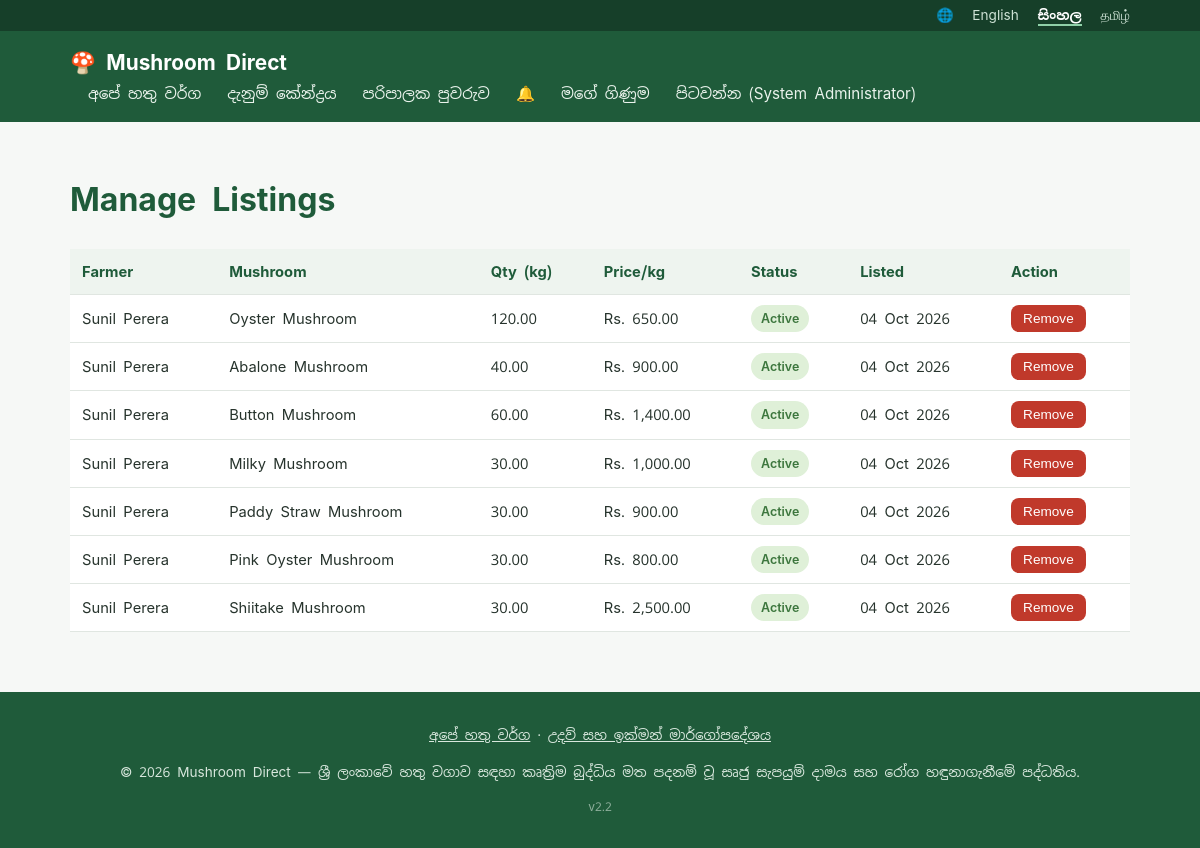
The page /admin/listings.php?lang=si (signed in) on the database its author committed.
### tables this page shows
CREATE TABLE listings (
  id INT AUTO_INCREMENT PRIMARY KEY,
  farmer_id INT NOT NULL,
  mushroom_type_id INT NULL,
  mushroom_type VARCHAR(100) NOT NULL,
  description TEXT,
  quantity_kg DECIMAL(10,2) NOT NULL,
  price_per_kg DECIMAL(10,2) NOT NULL,
  harvest_date DATE NULL,
  location VARCHAR(100) NULL COMMENT 'District / town of the farm (FR-MKT.3 filter)',
  image VARCHAR(255),
  status ENUM('active','sold_out','removed') NOT NULL DEFAULT 'active',
  created_at TIMESTAMP DEFAULT CURRENT_TIMESTAMP,
  FOREIGN KEY (farmer_id) REFERENCES users(id) ON DELETE CASCADE,
  FOREIGN KEY (mushroom_type_id) REFERENCES mushroom_types(id) ON DELETE SET NULL
);

CREATE TABLE users (
  id INT AUTO_INCREMENT PRIMARY KEY,
  role ENUM('farmer','buyer','admin','expert') NOT NULL,
  full_name VARCHAR(150) NOT NULL,
  email VARCHAR(150) NOT NULL UNIQUE,
  phone VARCHAR(20),
  password_hash VARCHAR(255) NOT NULL,
  business_name VARCHAR(150) NULL COMMENT 'Farm name (farmer) or Hotel/Restaurant name (buyer)',
  address VARCHAR(255),
  profile_image VARCHAR(255),
  is_verified TINYINT(1) NOT NULL DEFAULT 0,
  otp_code VARCHAR(255) NULL COMMENT 'Hashed one-time verification code (FR-AUTH.2)',
  otp_expires_at DATETIME NULL,
  reset_token VARCHAR(255) NULL COMMENT 'Hashed password-reset token (FR-AUTH.4)',
  reset_expires_at DATETIME NULL,
  status ENUM('active','suspended') NOT NULL DEFAULT 'active',
  created_at TIMESTAMP DEFAULT CURRENT_TIMESTAMP
);

### includes/functions.php (called while the page is built, shortened)
<?php
function e($value) {
    return htmlspecialchars((string) $value, ENT_QUOTES, 'UTF-8');
}
function format_money($amount) {
    return 'Rs. ' . number_format((float) $amount, 2);
}
function format_date($date) {
    return date('d M Y', strtotime($date));
}

### admin/listings.php (the view, shortened to what this page needs)
<?php
require_once __DIR__ . '/../includes/bootstrap.php';
$stmt = $pdo->query(
    "SELECT l.*, u.full_name AS farmer_name FROM listings l JOIN users u ON u.id = l.farmer_id
     WHERE l.status != 'removed' ORDER BY l.created_at DESC"
);
$listings = $stmt->fetchAll();
include __DIR__ . '/../includes/header.php';
?>
<h1>Manage Listings</h1>
<table class="data-table">
  <tr><th>Farmer</th><th>Mushroom</th><th>Qty (kg)</th><th>Price/kg</th><th>Status</th><th>Listed</th><th>Action</th></tr>
  <?php foreach ($listings as $l): ?>
    <tr>
      <td><?= e($l['farmer_name']) ?></td>
      <td><?= e($l['mushroom_type']) ?></td>
      <td><?= e($l['quantity_kg']) ?></td>
      <td><?= format_money($l['price_per_kg']) ?></td>
      <td><span class="badge badge-<?= e($l['status']) ?>"><?= e(ucfirst(str_replace('_',' ',$l['status']))) ?></span></td>
      <td><?= format_date($l['created_at']) ?></td>
      <td>
        <form method="post" style="display:inline">
          <button type="submit" class="btn btn-small btn-danger" onclick="return confirm('Remove this listing for policy violation?')">Remove</button>
        </form>
      </td>
    </tr>
  <?php endforeach; ?>
</table>
<?php include __DIR__ . '/../includes/footer.php'; ?>

### assets/css/style.css (style rules this page uses)
:root { --green: #2e7d53; --green-dark: #1f5b3a; --navy: #1f4e5f; --bg: #f6f8f6; --card: #ffffff; --text: #26332c; --muted: #6b7a70; --border: #e0e6e1; --danger: #c0392b; --radius: 10px; }
* { box-sizing: border-box; }
body { margin: 0; font-family: -apple-system, "Segoe UI", Roboto, Arial, sans-serif; background: var(--bg); color: var(--text); line-height: 1.5; }
h1, h2, h3 { color: var(--green-dark); }
.btn { display: inline-block; background: var(--green); color: #fff; border: none; padding: 10px 18px; border-radius: 8px; font-size: 0.95rem; cursor: pointer; text-decoration: none; margin-top: 16px; }
.btn-danger { background: var(--danger); }
.btn-small { padding: 6px 12px; font-size: 0.85rem; margin-top: 0; }
table.data-table { width: 100%; border-collapse: collapse; background: var(--card); }
table.data-table th, table.data-table td { padding: 10px 12px; text-align: left; border-bottom: 1px solid var(--border); font-size: 0.92rem; }
table.data-table th { background: #eef4ef; color: var(--green-dark); }
.badge { display: inline-block; padding: 3px 10px; border-radius: 999px; font-size: 0.78rem; font-weight: 600; }
.badge-active { background: #dff0d8; color: #3c763d; }
body.lang-si { font-family: "Noto Sans Sinhala", "Iskoola Pota", "Nirmala UI", -apple-system, "Segoe UI", Arial, sans-serif; }
body.lang-si, body.lang-ta { line-height: 1.7; }

### rows shown on the page
listings: farmer.full_name "Sunil Perera", mushroom_type "Oyster Mushroom", quantity_kg "120.00", price_per_kg "Rs. 650.00", status "Active", created_at "04 Oct 2026"
listings: farmer.full_name "Sunil Perera", mushroom_type "Abalone Mushroom", quantity_kg "40.00", price_per_kg "Rs. 900.00", status "Active", created_at "04 Oct 2026"
listings: farmer.full_name "Sunil Perera", mushroom_type "Button Mushroom", quantity_kg "60.00", price_per_kg "Rs. 1,400.00", status "Active", created_at "04 Oct 2026"
listings: farmer.full_name "Sunil Perera", mushroom_type "Milky Mushroom", quantity_kg "30.00", price_per_kg "Rs. 1,000.00", status "Active", created_at "04 Oct 2026"
listings: farmer.full_name "Sunil Perera", mushroom_type "Paddy Straw Mushroom", quantity_kg "30.00", price_per_kg "Rs. 900.00", status "Active", created_at "04 Oct 2026"
listings: farmer.full_name "Sunil Perera", mushroom_type "Pink Oyster Mushroom", quantity_kg "30.00", price_per_kg "Rs. 800.00", status "Active", created_at "04 Oct 2026"
listings: farmer.full_name "Sunil Perera", mushroom_type "Shiitake Mushroom", quantity_kg "30.00", price_per_kg "Rs. 2,500.00", status "Active", created_at "04 Oct 2026"

### other values the page prints
$label "English"
$label "සිංහල"
$label "தமிழ்"
te('app.name') "Mushroom Direct"
te('nav.mushrooms') "අපේ හතු වර්ග"
te('nav.knowledge') "දැනුම් කේන්ද්‍රය"
te('nav.admin') "පරිපාලක පුවරුව"
te('nav.profile') "මගේ ගිණුම"
te('nav.logout') "පිටවන්න"
$user['full_name'] "System Administrator"
te('footer.help') "උදව් සහ ඉක්මන් මාර්ගෝපදේශය"
te('footer.tagline') "ශ්‍රී ලංකාවේ හතු වගාව සඳහා කෘත්‍රිම බුද්ධිය මත පදනම් වූ සෘජු සැපයුම් දාමය සහ රෝග හඳුනාගැනීමේ පද්ධතිය."
APP_VERSION "2.2"
